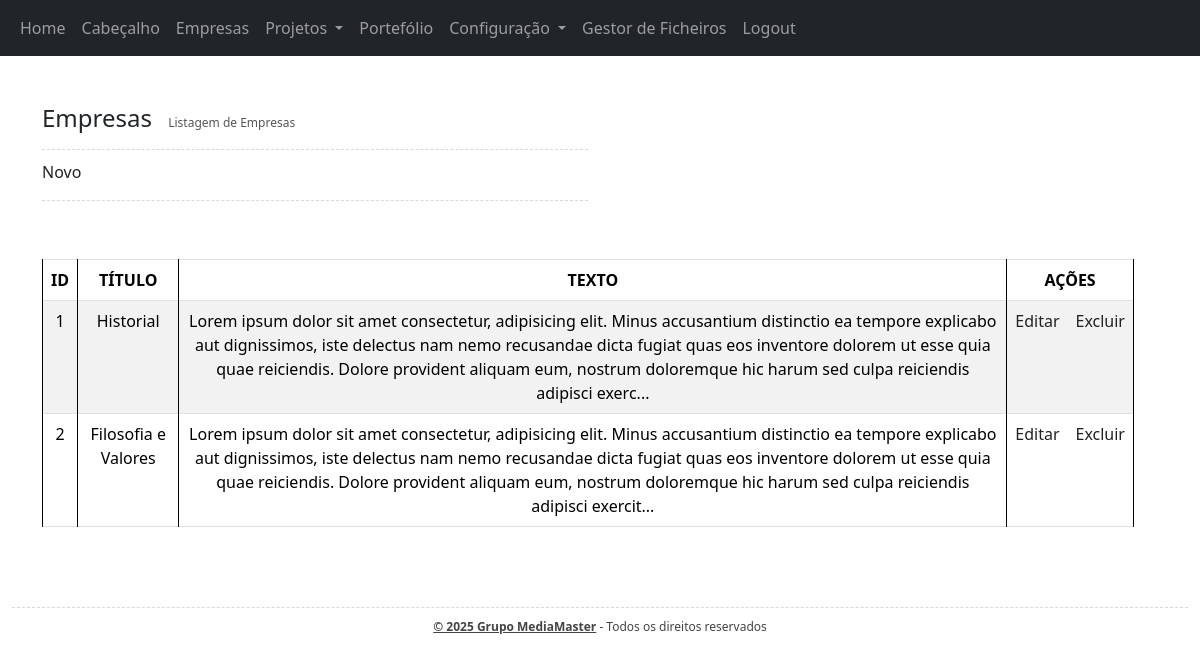
Screenshot of /backoffice/empresas.php (signed in) with the database file from the repository.
### tables this page shows
CREATE TABLE `empresas` (
  `id` int(11) NOT NULL,
  `titulo` varchar(500) NOT NULL,
  `texto` text NOT NULL,
  `ativo` tinyint(1) NOT NULL,
  `posicao` int(11) NOT NULL
);

### helpers/_base_dados_helper.php (called while the page is built, shortened)
<?php
$base_dados = [
  "host" => "localhost",
  "dbname" => "casas_e_prop_bd",
  "user" => "root",
  "pass" => "",
];
$pdo = new PDO("mysql:host=$base_dados[host];dbname=$base_dados[dbname];charset=utf8mb4;", $base_dados["user"], $base_dados["pass"]);
function select_sql($sql){
  global $pdo;
  $consulta = $pdo->query($sql);
  $resultado = $consulta->fetchAll(PDO::FETCH_ASSOC);
  return $resultado;
}

### helpers/empresas_helper.php (called while the page is built, shortened)
<?php
function get_empresas(){
  $resultado = select_sql("SELECT * FROM empresas ");
  return $resultado;
}

### backoffice/empresas.php (the view, shortened to what this page needs)
<?php
$empresas = get_empresas();
?>
<!DOCTYPE html>
<html lang="pt">
<head>
  <link href="https://cdn.jsdelivr.net/npm/bootstrap@5.3.7/dist/css/bootstrap.min.css" rel="stylesheet">
  <link rel="stylesheet" href="css/style.css">
</head>
<body class="container-fluid">
  <header>
    <div class="row">
      <nav class="navbar navbar-expand-lg navbar-dark bg-dark">
        <div class="container-fluid">
          <div class="collapse navbar-collapse" id="navbarNav">
            <ul class="navbar-nav">
              <li class="nav-item">
                <a class="nav-link" href="home.php">
                  Home
                </a>
              </li>
              <li class="nav-item">
                <a class="nav-link" href="carrossel.php">
                  Cabeçalho
                </a>
              </li>
              <li class="nav-item">
                <a class="nav-link" href="empresas.php">
                  Empresas
                </a>
              </li>
              <li class="nav-item dropdown">
                <a class="nav-link dropdown-toggle " href="#" data-bs-toggle="dropdown">
                  Projetos
                </a>
              </li>
              <li class="nav-item">
                <a class="nav-link" href="portefolio.php">
                  Portefólio
                </a>
              </li>
              <li class="nav-item dropdown">
                <a class="nav-link dropdown-toggle" href="#" data-bs-toggle="dropdown">
                  Configuração
                </a>
              </li>
            </ul>
            <li class="nav-item">
              <a class="nav-link" href="gestor.php">
                Gestor de Ficheiros
              </a>
            </li>
            <li class="nav-item">
              <a class="nav-link" href="logout.php">
                Logout
              </a>
            </li>
          </div>
      </nav>
  </header>
  <main class="container my-5">
  <div class="row">
      <div class="col-6">
        <h2>Empresas <span class="desc">Listagem de Empresas</span></h2>
        <hr>
        <a href="empresas_novo.php"> Novo</a>
        <hr>
      </div>
    <div class="row mt-5">
      <div class="col-12">
        <table class="table table-striped table-bordered">
          <thead>
            <tr>
              <th>ID</th>
              <th>TÍTULO</th>
              <th>TEXTO</th>
              <th>AÇÕES</th>
            </tr>
          </thead>
          <tbody>
            <?php foreach ($empresas as $e): ?>
              <tr>
                <td><?= $e["id"] ?></td>
                <td><?= $e["titulo"] ?></td>
                <td><?= substr(strip_tags($e["texto"]), 0, 400) ?>...</td>
                <td>
                  <div class="d-flex gap-3 w-100 h-100 justify-content-center">
                    <a href="empresas_editar.php?id=<?= $e["id"] ?>">Editar</a>
                    <a href="empresas_apagar.php?id=<?= $e["id"] ?>">Excluir</a>
                  </div>
                </td>
              </tr>
            <?php endforeach ?>
          </tbody>
        </table>
      </div>
    </div>
  </main>
  <footer>
    <div class="row">
      <div class="col-12">
        <hr>
        <p>
          <b>© 2025 Grupo MediaMaster</b> - Todos os direitos reservados
        </p>
      </div>
    </div>
  </footer>
</body>
</html>

### backoffice/css/style.css (style rules this page uses)
nav { background-color: #4D4D4D; }
h2 { font-size: 24px; }
h2 .desc { display: inline-block; font-size: 12px; color: #555; font-weight: normal; margin-left: 10px; }
b { text-decoration: underline; }
table, th, td { border: 1px solid black; border-collapse: collapse; }
table { margin: auto; width: 90%; text-align: center; }
th, td { padding: 10px; }
footer { text-align: center; font-size: 12px; color: #444; margin-top: 10px; }
hr { margin-bottom: 10px; border: none; border-top: 1px dashed #666666; }
* a { text-decoration: none; color: #222; }

### rows the page displays
empresas: id "1", titulo "Historial", texto "Lorem ipsum dolor sit amet consectetur, adipisicing elit. Minus accusantium distinctio ea tempore explicabo aut dignissimos, iste delectus nam nemo recusandae dicta fugiat quas eos inventore dolorem ut esse quia quae reiciendis. Dolore provident aliquam eum, nostrum doloremque hic harum sed culpa reiciendis adipisci exerc"
empresas: id "2", titulo "Filosofia e Valores", texto "Lorem ipsum dolor sit amet consectetur, adipisicing elit. Minus accusantium distinctio ea tempore explicabo aut dignissimos, iste delectus nam nemo recusandae dicta fugiat quas eos inventore dolorem ut esse quia quae reiciendis. Dolore provident aliquam eum, nostrum doloremque hic harum sed culpa reiciendis adipisci exercit"
